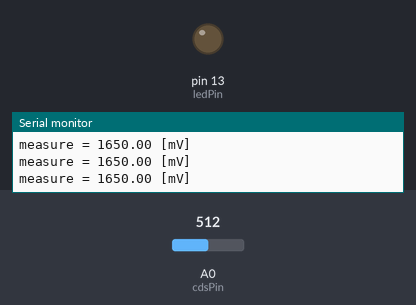
A sketch run on a simulated Arduino Uno, built with avr-gcc and run on an emulated ATmega328P. Parts: output pins drawn as LEDs (lit = HIGH), the last lines printed to the serial monitor. The inputs (shaded band) are chosen by the test bench; at power-on: A0 (cdsPin) = 512.

Above: at 1.2 s.
1.3 s: A0 (cdsPin) set to 768
2.8 s: A0 (cdsPin) set to 787
At 3.9 s:
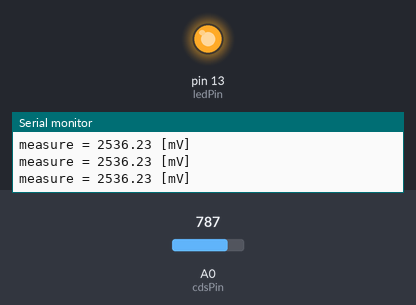
4.3 s: A0 (cdsPin) set to 716
At 5.4 s:
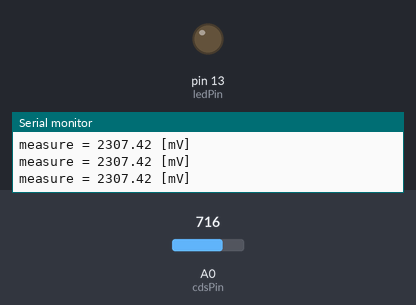
5.9 s: A0 (cdsPin) set to 900
At 6.8 s:
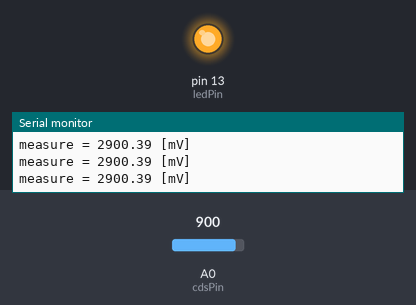
Timing chart, 0 to 8.5 s (numbered marks = the images above; inputs shaded):
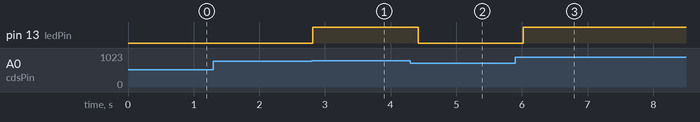

Measured:
- the behaviour switches between 775 and 776 on A0 (cdsPin) (found by bisection; images 0 and 1)
- after the input at 2.8 s, pin 13 (ledPin): LOW → HIGH at once
- after the input at 4.3 s, pin 13 (ledPin): HIGH → LOW after 0.12 s
- after the input at 5.9 s, pin 13 (ledPin): LOW → HIGH after 0.12 s

The sketch:

TU_arduino_Analog_Input.ino
```cpp
/*
**********************************
* @author SSSLAB
* @Mod    2022-8-24 by YKKIM
* @bref   Embedded Controller (Arduino): Analog input with Photo-register
**********************************
*/

const int ledPin = 13;  // LED pin
const int cdsPin = 0;   // CdS sensor pin

float measure;        // the value measured from CdS sensor.
int ledState = LOW;

void setup() {
  // Initialize the LED pin as an output.
  pinMode(ledPin, OUTPUT);

  // Initialize the serial port.
  Serial.begin(9600);
}

void loop() {

  // the measured value needs to be transformed to voltage unit.
  measure = analogRead(cdsPin);     // mapping(0 ~ 3.3V -> 0 ~ 1023)
  measure = measure * 3300 / 1024;  // [mV] (0 ~ 1023 -> 0 ~ 3300[mV])
  Serial.print("measure = ");
  Serial.print(measure);
  Serial.println(" [mV]");

  if (measure > 2500) ledState = HIGH;
  else                ledState = LOW;

  digitalWrite(ledPin, ledState);
  delay(200);
}
```
